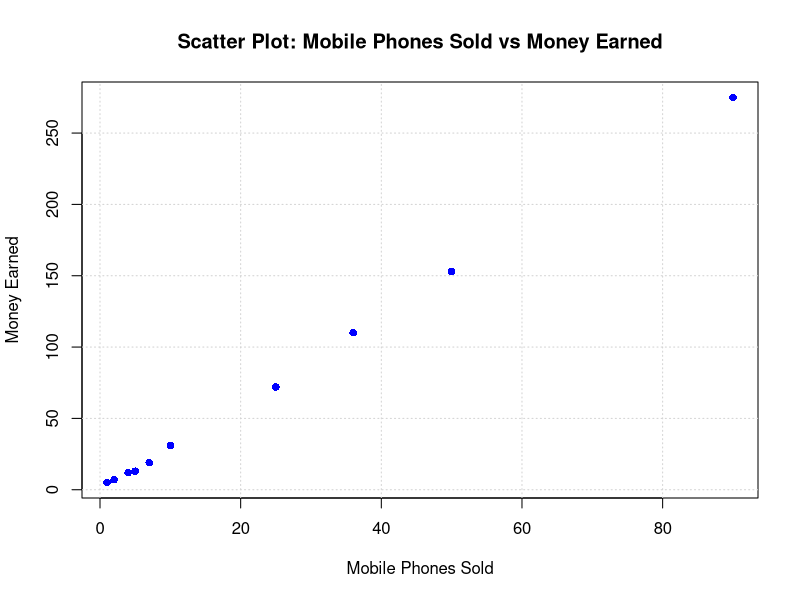

R code for this plot:
x <- c(4, 1, 5, 7, 10, 2, 50, 25, 90, 36)  # Number of phones sold
y <- c(12, 5, 13, 19, 31, 7, 153, 72, 275, 110)  # Money earned
plot(x, y, main="Scatter Plot: Mobile Phones Sold vs Money Earned",
     xlab="Mobile Phones Sold", ylab="Money Earned", 
     col="blue", pch=16)  # pch=16 makes solid circles
grid()  # Add grid lines for better visualization
